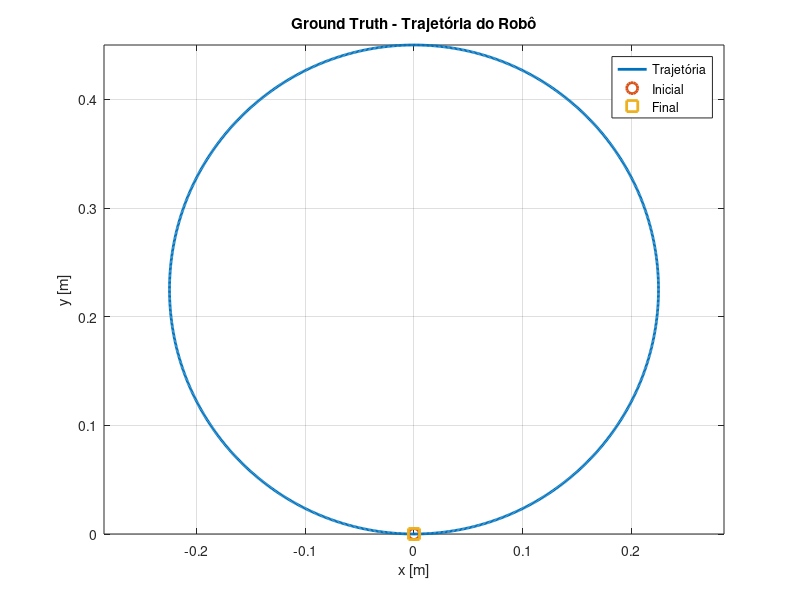
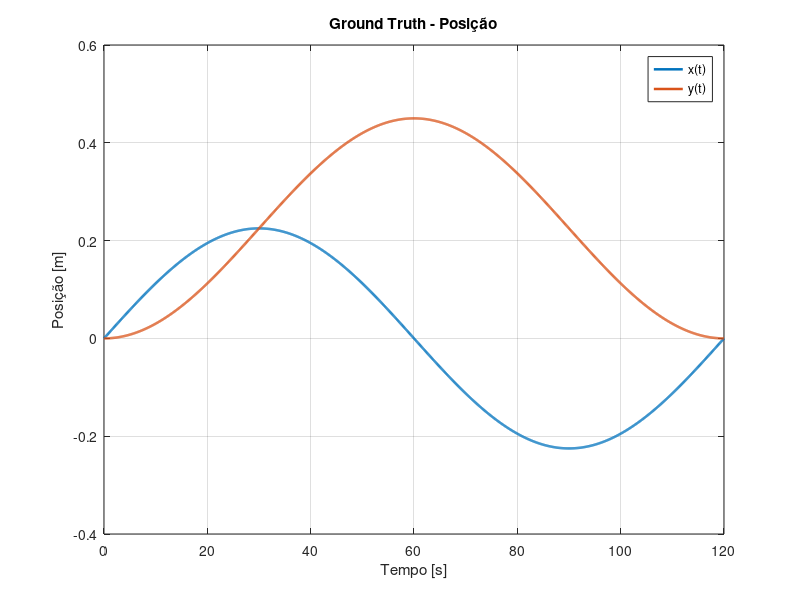
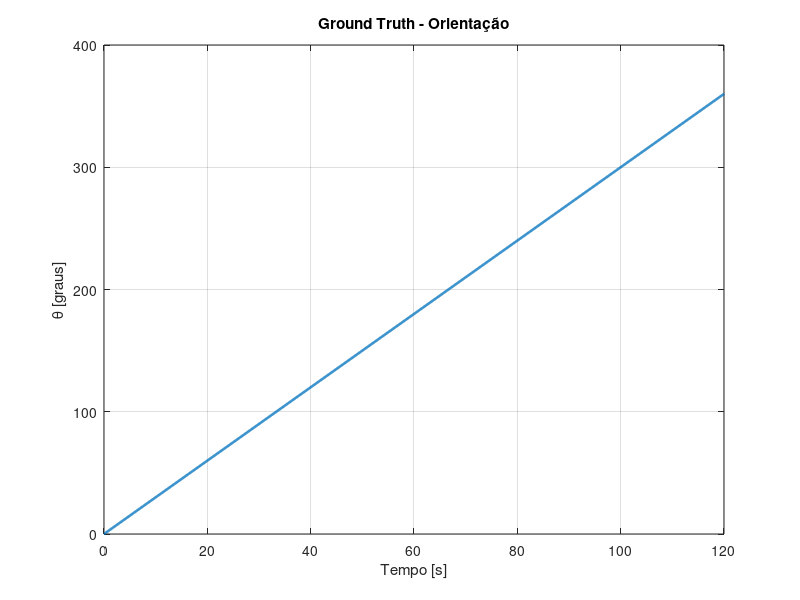
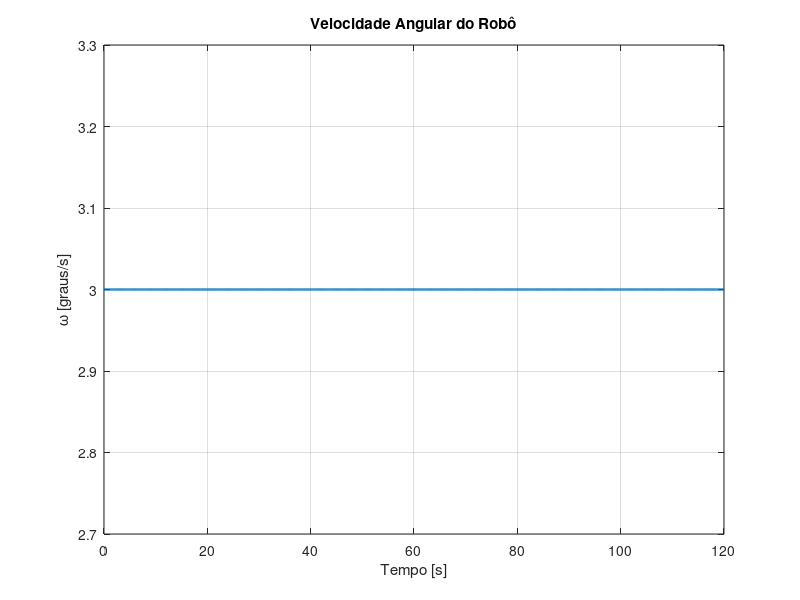

Reproduce these figures in MATLAB, in order.
%% ============================================================
%  GROUND TRUTH - ROBÔ DIFERENCIAL 2WD
%
%  Roda direita  = 30 deg/s
%  Roda esquerda = 15 deg/s
%
%  O ground truth é calculado ANALITICAMENTE.
%
%  Estado:
%       X = [x y theta]'
%
%  Unidade:
%       x,y     -> m
%       theta   -> rad
% =============================================================

clear;
close all;
clc;

%% -------------------------------------------------------------
% 1. PARÂMETROS DO ROBÔ
% -------------------------------------------------------------

r = 0.03;              % Raio da roda [m]
L = 0.15;              % Distância entre rodas [m]

Ts = 0.1;              % Período de amostragem [s]
fs = 1/Ts;             % Frequência de amostragem [Hz]

Tsim = 120;             % Tempo total de simulação [s]

%% -------------------------------------------------------------
% 2. VELOCIDADES ANGULARES DAS RODAS
% -------------------------------------------------------------

omega_R_deg = 30;      % Roda direita [deg/s]
omega_L_deg = 15;      % Roda esquerda [deg/s]

% Conversão para rad/s
omega_R = deg2rad(omega_R_deg);
omega_L = deg2rad(omega_L_deg);

%% -------------------------------------------------------------
% 3. VELOCIDADES LINEARES DAS RODAS
% -------------------------------------------------------------

v_R = r * omega_R;
v_L = r * omega_L;

%% -------------------------------------------------------------
% 4. VELOCIDADE DO ROBÔ
% -------------------------------------------------------------

% Velocidade linear do centro do robô
v = (v_R + v_L)/2;

% Velocidade angular do robô
omega = (v_R - v_L)/L;

% Raio instantâneo da trajetória
R = v/omega;

%% -------------------------------------------------------------
% 5. INFORMAÇÕES DO SISTEMA
% -------------------------------------------------------------

fprintf('\n');
fprintf('===============================================\n');
fprintf('        PARAMETROS DO ROBO 2WD\n');
fprintf('===============================================\n');

fprintf('Raio da roda             = %.4f m\n', r);
fprintf('Distancia entre rodas    = %.4f m\n', L);

fprintf('\n');

fprintf('Velocidade roda direita  = %.4f deg/s\n', ...
    omega_R_deg);

fprintf('Velocidade roda esquerda = %.4f deg/s\n', ...
    omega_L_deg);

fprintf('\n');

fprintf('Velocidade roda direita  = %.6f m/s\n', ...
    v_R);

fprintf('Velocidade roda esquerda = %.6f m/s\n', ...
    v_L);

fprintf('\n');

fprintf('Velocidade linear robo   = %.6f m/s\n', ...
    v);

fprintf('Velocidade angular robo  = %.6f rad/s\n', ...
    omega);

fprintf('Velocidade angular robo  = %.4f deg/s\n', ...
    rad2deg(omega));

fprintf('\n');

fprintf('Raio da trajetoria       = %.6f m\n', ...
    R);

fprintf('===============================================\n');

%% -------------------------------------------------------------
% 6. VETOR DE TEMPO
% -------------------------------------------------------------

t = 0:Ts:Tsim;

N = length(t);

%% -------------------------------------------------------------
% 7. GROUND TRUTH ANALÍTICO
% -------------------------------------------------------------

% Condição inicial:
%
% x(0)     = 0
% y(0)     = 0
% theta(0) = 0
%
% A trajetória é um arco de circunferência.

x_gt = R * sin(omega*t);

y_gt = R * (1 - cos(omega*t));

theta_gt = omega*t;

%% -------------------------------------------------------------
% 8. ESTADO FINAL
% -------------------------------------------------------------

fprintf('\n');
fprintf('===============================================\n');
fprintf('             ESTADO FINAL\n');
fprintf('===============================================\n');

fprintf('Tempo       = %.2f s\n', t(end));

fprintf('x           = %.6f m\n', x_gt(end));
fprintf('y           = %.6f m\n', y_gt(end));

fprintf('theta       = %.6f rad\n', theta_gt(end));
fprintf('theta       = %.6f deg\n', rad2deg(theta_gt(end)));

fprintf('\n');

fprintf('Numero de amostras = %d\n', N);

fprintf('===============================================\n');

%% -------------------------------------------------------------
% 9. TRAJETÓRIA DO ROBÔ
% -------------------------------------------------------------

figure('Name','Ground Truth - Trajetoria');

plot(x_gt, y_gt, 'LineWidth', 2);

hold on;

% Posição inicial
plot(x_gt(1), y_gt(1), 'o', ...
    'MarkerSize', 8, ...
    'LineWidth', 2);

% Posição final
plot(x_gt(end), y_gt(end), 's', ...
    'MarkerSize', 8, ...
    'LineWidth', 2);

grid on;
axis equal;

xlabel('x [m]');
ylabel('y [m]');

title('Ground Truth - Trajetória do Robô');

legend('Trajetória', ...
       'Inicial', ...
       'Final', ...
       'Location','best');

%% -------------------------------------------------------------
% 10. POSIÇÃO AO LONGO DO TEMPO
% -------------------------------------------------------------

figure('Name','Ground Truth - Posicao');

plot(t, x_gt, 'LineWidth', 1.8);

hold on;

plot(t, y_gt, 'LineWidth', 1.8);

grid on;

xlabel('Tempo [s]');
ylabel('Posição [m]');

title('Ground Truth - Posição');

legend('x(t)', 'y(t)', ...
       'Location','best');

%% -------------------------------------------------------------
% 11. ORIENTAÇÃO
% -------------------------------------------------------------

figure('Name','Ground Truth - Orientacao');

plot(t, rad2deg(theta_gt), 'LineWidth', 1.8);

grid on;

xlabel('Tempo [s]');
ylabel('\theta [graus]');

title('Ground Truth - Orientação');

%% -------------------------------------------------------------
% 12. VELOCIDADE ANGULAR
% -------------------------------------------------------------

figure('Name','Ground Truth - Velocidade Angular');

plot(t, rad2deg(omega)*ones(size(t)), ...
    'LineWidth', 1.8);

grid on;

xlabel('Tempo [s]');
ylabel('\omega [graus/s]');

title('Velocidade Angular do Robô');

%% -------------------------------------------------------------
% 13. VERIFICAÇÃO DA EQUAÇÃO DA TRAJETÓRIA
% -------------------------------------------------------------

% Equação do círculo:
%
% (x)^2 + (y-R)^2 = R^2

circle_error = ...
    sqrt(x_gt.^2 + (y_gt - R).^2) - R;

fprintf('\n');
fprintf('Erro máximo na equação do círculo:\n');
fprintf('%.12e m\n', max(abs(circle_error)));

%% -------------------------------------------------------------
% 14. SALVAR GROUND TRUTH
% -------------------------------------------------------------

ground_truth.t = t;
ground_truth.x = x_gt;
ground_truth.y = y_gt;
ground_truth.theta = theta_gt;

ground_truth.r = r;
ground_truth.L = L;

ground_truth.v_R = v_R;
ground_truth.v_L = v_L;

ground_truth.v = v;
ground_truth.omega = omega;
ground_truth.R = R;

save('ground_truth_2WD.mat', 'ground_truth');

fprintf('\nGround truth salvo em:\n');
fprintf('ground_truth_2WD.mat\n');
